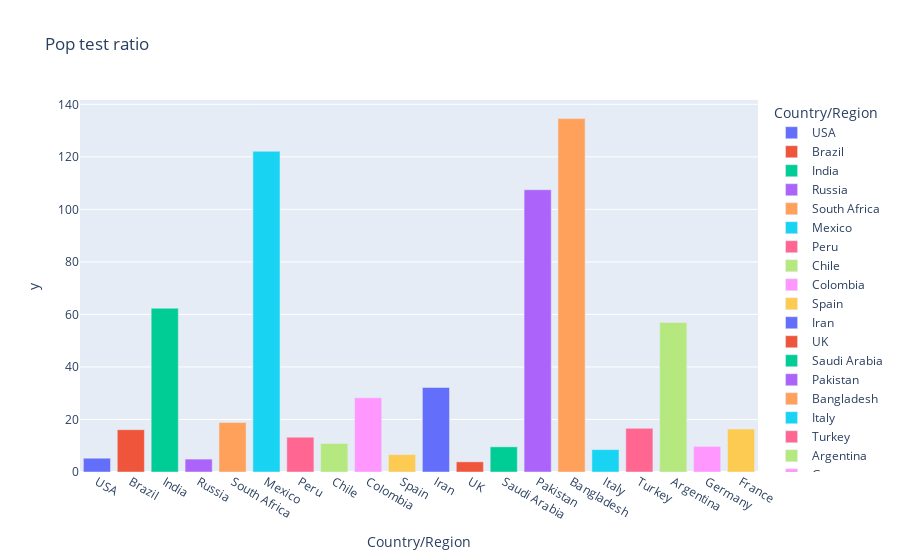

Source (notebook cell):
### Code cell
fig = px.bar(usa_country_wise.iloc[0:20], x='Country/Region', y=pop_test_ratio.iloc[0:20], color='Country/Region',title='Pop test ratio')
fig.show()

### Figure 1 — Plotly figure (JSON) as saved in the notebook; plotly's stock layout.template omitted (floating-point values rounded to 4 significant figures)
{"data": [{"hovertemplate": "Country/Region=%{x}<br>y=%{y}<extra></extra>", "legendgroup": "USA", "marker": {"color": "#636efa", "pattern": {"shape": ""}}, "name": "USA", "orientation": "v", "showlegend": true, "textposition": "auto", "type": "bar", "x": ["USA"], "xaxis": "x", "y": [5.245], "yaxis": "y"}, {"hovertemplate": "Country/Region=%{x}<br>y=%{y}<extra></extra>", "legendgroup": "Brazil", "marker": {"color": "#EF553B", "pattern": {"shape": ""}}, "name": "Brazil", "orientation": "v", "showlegend": true, "textposition": "auto", "type": "bar", "x": ["Brazil"], "xaxis": "x", "y": [16.11], "yaxis": "y"}, {"hovertemplate": "Country/Region=%{x}<br>y=%{y}<extra></extra>", "legendgroup": "India", "marker": {"color": "#00cc96", "pattern": {"shape": ""}}, "name": "India", "orientation": "v", "showlegend": true, "textposition": "auto", "type": "bar", "x": ["India"], "xaxis": "x", "y": [62.37], "yaxis": "y"}, {"hovertemplate": "Country/Region=%{x}<br>y=%{y}<extra></extra>", "legendgroup": "Russia", "marker": {"color": "#ab63fa", "pattern": {"shape": ""}}, "name": "Russia", "orientation": "v", "showlegend": true, "textposition": "auto", "type": "bar", "x": ["Russia"], "xaxis": "x", "y": [4.911], "yaxis": "y"}, {"hovertemplate": "Country/Region=%{x}<br>y=%{y}<extra></extra>", "legendgroup": "South Africa", "marker": {"color": "#FFA15A", "pattern": {"shape": ""}}, "name": "South Africa", "orientation": "v", "showlegend": true, "textposition": "auto", "type": "bar", "x": ["South Africa"], "xaxis": "x", "y": [18.85], "yaxis": "y"}, {"hovertemplate": "Country/Region=%{x}<br>y=%{y}<extra></extra>", "legendgroup": "Mexico", "marker": {"color": "#19d3f3", "pattern": {"shape": ""}}, "name": "Mexico", "orientation": "v", "showlegend": true, "textposition": "auto", "type": "bar", "x": ["Mexico"], "xaxis": "x", "y": [122.1], "yaxis": "y"}, {"hovertemplate": "Country/Region=%{x}<br>y=%{y}<extra></extra>", "legendgroup": "Peru", "marker": {"color": "#FF6692", "pattern": {"shape": ""}}, "name": "Peru", "orientation": "v", "showlegend": true, "textposition": "auto", "type": "bar", "x": ["Peru"], "xaxis": "x", "y": [13.24], "yaxis": "y"}, {"hovertemplate": "Country/Region=%{x}<br>y=%{y}<extra></extra>", "legendgroup": "Chile", "marker": {"color": "#B6E880", "pattern": {"shape": ""}}, "name": "Chile", "orientation": "v", "showlegend": true, "textposition": "auto", "type": "bar", "x": ["Chile"], "xaxis": "x", "y": [10.87], "yaxis": "y"}, {"hovertemplate": "Country/Region=%{x}<br>y=%{y}<extra></extra>", "legendgroup": "Colombia", "marker": {"color": "#FF97FF", "pattern": {"shape": ""}}, "name": "Colombia", "orientation": "v", "showlegend": true, "textposition": "auto", "type": "bar", "x": ["Colombia"], "xaxis": "x", "y": [28.27], "yaxis": "y"}, {"hovertemplate": "Country/Region=%{x}<br>y=%{y}<extra></extra>", "legendgroup": "Spain", "marker": {"color": "#FECB52", "pattern": {"shape": ""}}, "name": "Spain", "orientation": "v", "showlegend": true, "textposition": "auto", "type": "bar", "x": ["Spain"], "xaxis": "x", "y": [6.619], "yaxis": "y"}, {"hovertemplate": "Country/Region=%{x}<br>y=%{y}<extra></extra>", "legendgroup": "Iran", "marker": {"color": "#636efa", "pattern": {"shape": ""}}, "name": "Iran", "orientation": "v", "showlegend": true, "textposition": "auto", "type": "bar", "x": ["Iran"], "xaxis": "x", "y": [32.19], "yaxis": "y"}, {"hovertemplate": "Country/Region=%{x}<br>y=%{y}<extra></extra>", "legendgroup": "UK", "marker": {"color": "#EF553B", "pattern": {"shape": ""}}, "name": "UK", "orientation": "v", "showlegend": true, "textposition": "auto", "type": "bar", "x": ["UK"], "xaxis": "x", "y": [3.878], "yaxis": "y"}, {"hovertemplate": "Country/Region=%{x}<br>y=%{y}<extra></extra>", "legendgroup": "Saudi Arabia", "marker": {"color": "#00cc96", "pattern": {"shape": ""}}, "name": "Saudi Arabia", "orientation": "v", "showlegend": true, "textposition": "auto", "type": "bar", "x": ["Saudi Arabia"], "xaxis": "x", "y": [9.59], "yaxis": "y"}, {"hovertemplate": "Country/Region=%{x}<br>y=%{y}<extra></extra>", "legendgroup": "Pakistan", "marker": {"color": "#ab63fa", "pattern": {"shape": ""}}, "name": "Pakistan", "orientation": "v", "showlegend": true, "textposition": "auto", "type": "bar", "x": ["Pakistan"], "xaxis": "x", "y": [107.5], "yaxis": "y"}, {"hovertemplate": "Country/Region=%{x}<br>y=%{y}<extra></extra>", "legendgroup": "Bangladesh", "marker": {"color": "#FFA15A", "pattern": {"shape": ""}}, "name": "Bangladesh", "orientation": "v", "showlegend": true, "textposition": "auto", "type": "bar", "x": ["Bangladesh"], "xaxis": "x", "y": [134.6], "yaxis": "y"}, {"hovertemplate": "Country/Region=%{x}<br>y=%{y}<extra></extra>", "legendgroup": "Italy", "marker": {"color": "#19d3f3", "pattern": {"shape": ""}}, "name": "Italy", "orientation": "v", "showlegend": true, "textposition": "auto", "type": "bar", "x": ["Italy"], "xaxis": "x", "y": [8.515], "yaxis": "y"}, {"hovertemplate": "Country/Region=%{x}<br>y=%{y}<extra></extra>", "legendgroup": "Turkey", "marker": {"color": "#FF6692", "pattern": {"shape": ""}}, "name": "Turkey", "orientation": "v", "showlegend": true, "textposition": "auto", "type": "bar", "x": ["Turkey"], "xaxis": "x", "y": [16.61], "yaxis": "y"}, {"hovertemplate": "Country/Region=%{x}<br>y=%{y}<extra></extra>", "legendgroup": "Argentina", "marker": {"color": "#B6E880", "pattern": {"shape": ""}}, "name": "Argentina", "orientation": "v", "showlegend": true, "textposition": "auto", "type": "bar", "x": ["Argentina"], "xaxis": "x", "y": [56.93], "yaxis": "y"}, {"hovertemplate": "Country/Region=%{x}<br>y=%{y}<extra></extra>", "legendgroup": "Germany", "marker": {"color": "#FF97FF", "pattern": {"shape": ""}}, "name": "Germany", "orientation": "v", "showlegend": true, "textposition": "auto", "type": "bar", "x": ["Germany"], "xaxis": "x", "y": [9.761], "yaxis": "y"}, {"hovertemplate": "Country/Region=%{x}<br>y=%{y}<extra></extra>", "legendgroup": "France", "marker": {"color": "#FECB52", "pattern": {"shape": ""}}, "name": "France", "orientation": "v", "showlegend": true, "textposition": "auto", "type": "bar", "x": ["France"], "xaxis": "x", "y": [16.35], "yaxis": "y"}], "layout": {"barmode": "relative", "legend": {"title": {"text": "Country/Region"}, "tracegroupgap": 0}, "title": {"text": "Pop test ratio"}, "xaxis": {"anchor": "y", "categoryarray": ["USA", "Brazil", "India", "Russia", "South Africa", "Mexico", "Peru", "Chile", "Colombia", "Spain", "Iran", "UK", "Saudi Arabia", "Pakistan", "Bangladesh", "Italy", "Turkey", "Argentina", "Germany", "France"], "categoryorder": "array", "domain": [0, 1], "title": {"text": "Country/Region"}}, "yaxis": {"anchor": "x", "domain": [0, 1], "title": {"text": "y"}}}}
